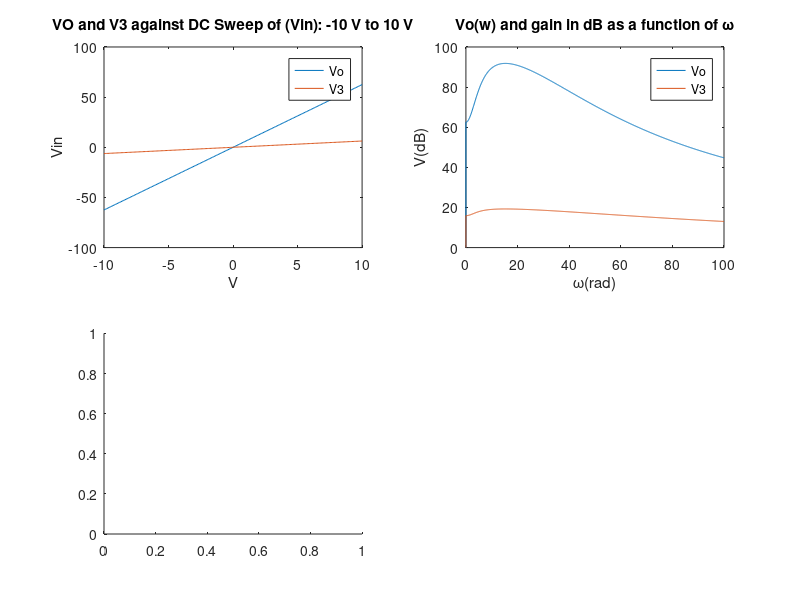

MATLAB code to generate this figure: (Note: this script raises an error after producing the figure.)
%Kwabena Gyasi Bawuah 
%101048814

close all 

global G 
global C
global F

G = zeros(6, 6); 
C = zeros(6, 6); 
F = zeros(6, 1);
vo2 = zeros(1000, 1); 
W = zeros(1000, 1);
%part d
CC = zeros(1000,1);
GG = zeros(1000,1);


%Circuit Parameters 
%resistances and conductances
R1 = 1;
R2 = 2;
R3 = 10;
R4 = 0.1; 
R0 = 1000; 
G1 = 1/R1;
G2 = 1/R2;
G3 = 1/R3;
G4 = 1/R4;
G0 = 1/R0;
L = 0.2;
a = 100;
Cap = 0.25;

vi = zeros(100, 1);
vo = zeros(100, 1);
v3 = zeros(100, 1);

G(1, 1) = 1;                                        
G(2, 1) = G1; G(2, 2) = -(G1 + G2); G(2, 6) = -1;   
G(3 ,3) = -G3; G(3, 6) = 1;                       
G(4, 3) = -a*G3; G(4, 4) = 1;                        
G(5, 5) = -(G4+G0); G(5, 4) = G4;   
G(6, 2) = -1; G(6, 3) = 1;

C(2, 1) = Cap; C(2, 2) = -Cap;
C(6, 6) = L;

v = 0;
% [V1 Iin V2 I3 V4 Icc Vo]

%DC Case
%capacitive/inductive effect
s = 0;

for Vin = -10:0.1:10
    v = v + 1;
    F(1) = Vin;
    
    Vm = G\F;
    vi(v) = Vin;
    vo(v) = Vm(5);
    v3(v) = Vm(3);
    %v = v + 1;
end

figure(1)
subplot(2,2,1)
plot(vi, vo);
hold on;
plot(vi, v3);
title('VO and V3 against DC Sweep of (Vin): -10 V to 10 V');
xlabel('V')
ylabel('Vin')
legend('Vo','V3')

Avlog = zeros(1000, 1);

for freq = linspace(0, 100, 1000)
    v = v + 1;
    Vm2 = (G + 1j * freq * C) \ F;
    W(v) = freq;
    vo2(v) = norm(Vm2(5));
    %to get the db
    Avlog(v) = 20*log10(norm(Vm2(5))/10);
end 

subplot(2,2,2)
plot(W, vo2)
hold on;
plot(W, Avlog)
title('Vo(w) and gain in dB as a function of ω')
xlabel('ω(rad)')
ylabel('V(dB)')
legend('Vo','V3')

%using a normal distribution with std = 0.05 and w=π
w = 3.14;
for i = 1:1000
    randp = Cap + 0.05*randn();
    C(2, 1) = randp; 
    C(2, 2) = -randp;
    C(3, 3) = L;
    Vm3 = (G+1i*w*C)\F;
    CC(i) = randp;
    %for the gain
    GG(i) = 20*log10(norm(Vm3(5))/10);
end

subplot(2,2,3)
histogram(CC)
xlabel('C')
ylabel('Number')

subplot(2,2,4)
histogram(GG)
xlabel('Vo/Vi')
ylabel('Number')
